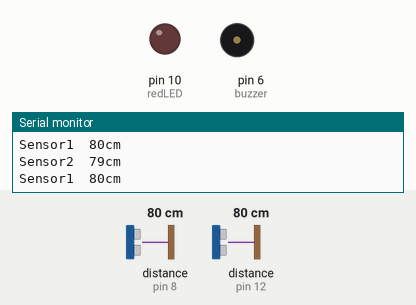
Bench run of a sketch on a simulated Arduino Uno, built with avr-gcc and run on an emulated ATmega328P. On the bench: output pins drawn as LEDs (lit = HIGH), buzzer (waves = sounding, pin HIGH), the last lines printed to the serial monitor. Wiring (inferred from the names in the program): 2 × ultrasonic range finder: trigger pin 9, echo pin 8 / trigger pin 13, echo pin 12. The test bench sets the inputs (shaded band); at power-on: distance to the obstacle (sensors on pin 8, pin 12) 80 cm. The echo pulse lasts 58.3 µs per cm; pins used as bus, display or sensor lines are not drawn.

Above: at 1.2 s.
1.3 s: distance to the obstacle (sensor on pin 8) set to 54 cm
3.0 s: distance to the obstacle (sensor on pin 8) set to 48 cm
At 4.5 s:
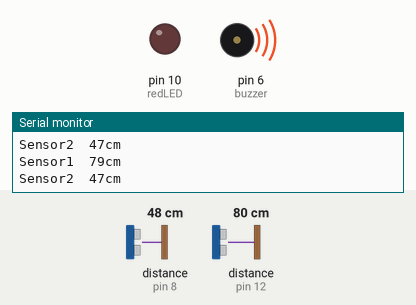
6.0 s: distance to the obstacle (sensor on pin 12) set to 4 cm
9.0 s: distance to the obstacle (sensor on pin 12) set to 18 cm
12.0 s: distance to the obstacle (sensor on pin 12) set to 2 cm
At 13.2 s:
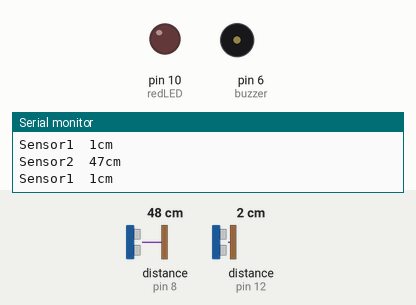
13.5 s: distance to the obstacle (sensor on pin 12) set to 60 cm
At 15.2 s:
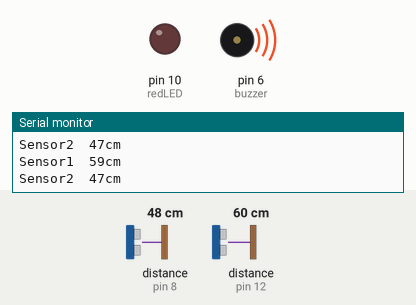
Timing chart, 0 to 17.5 s (numbered marks = the images above; inputs shaded):
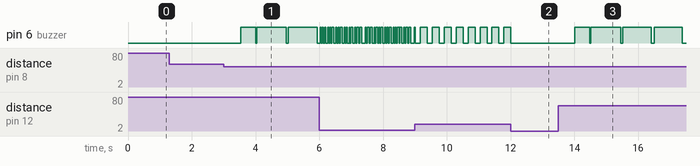

Measured:
- the behaviour switches between 51 and 50 cm on distance to the obstacle (sensor on pin 8) (found by bisection; images 0 and 1)
- after the input at 3.0 s, pin 6 (buzzer): LOW → HIGH after 0.53 s, then repeats every 0.97 s: LOW 0.03 s, HIGH 0.94 s
- after the input at 12.0 s, pin 6 (buzzer): goes on until 12.0 s, then stays LOW
- after the input at 13.5 s, pin 6 (buzzer): LOW → HIGH after 0.52 s, then repeats every 0.97 s: LOW 0.03 s, HIGH 0.94 s

The sketch:

efficient_code.ino
```cpp
#define trigPin1 13
#define echoPin1 12
#define trigPin2 9
#define echoPin2 8

#define buzzer 6
#define redLED 10

unsigned long time_now1 = 0;
unsigned long time_now2 = 0;
long dur1,dur2,dist1,dist2;
float b=0;


void setup() {

Serial.begin (9600);

pinMode(trigPin1, OUTPUT);

pinMode(echoPin1, INPUT);

pinMode(trigPin2, OUTPUT);

pinMode(echoPin2, INPUT);

pinMode(buzzer, OUTPUT);

pinMode(redLED, OUTPUT);

}

void loop()
{                                             /////////////////////
  dist1=dist(1);
  dist2=dist(2);                              //main function , preety small ha !
  print_dist();
  buzz();
}                                             /////////////////////


////////////////////////////////////////////////
void print_dist()
{


 if (dist1 >= 150 && dist2 >=150)
 {
    Serial.println("Out of range");
 }
 else
 {
    Serial.print ( "Sensor1  ");
    Serial.print ( dist1);
    Serial.println("cm");
    Serial.print ( "Sensor2  ");
    Serial.print ( dist2);
    Serial.println("cm");
 }

}
////////////////////////////////////////////////
float dist(int c)
{
  b=0;
  if(c==1)                                                 //This function is used to calculate distance
  {                                                        //for both the ultrasonic sensors
    digitalWrite(trigPin1,LOW);

    delayMicroseconds(2);

    digitalWrite(trigPin1, HIGH);

    delayMicroseconds(5);

    digitalWrite(trigPin1, LOW);

    dur1 = pulseIn(echoPin1, HIGH);


    b = (dur1/2) / 29.1;
    return b;
  }

  else if(c==2)
  {
    digitalWrite(trigPin2,LOW);

    delayMicroseconds(2);

    digitalWrite(trigPin2, HIGH);

    delayMicroseconds(5);

    digitalWrite(trigPin2, LOW);

    dur1 = pulseIn(echoPin2, HIGH);


    b = (dur1/2) / 29.1;
    return b;
  }

}
//////////////////////////////////////////////////

void buzz()
{
  if(dist1<50||dist2<50)
  {
    if(dist1<dist2)
    {
      buzzdelay(dist1);                            //This function determines which object is more close to the ultrasonic
    }
    else if(dist2<dist1)
    {
      buzzdelay(dist2);
    }
  }
}

///////////////////////////////////////////////////

void buzzdelay(float a)
{
  a=a*10;
  if(millis()>a+time_now1)
  {
    digitalWrite(buzzer,HIGH);                         //This function buzzez
    time_now1=millis();
  }
  if(millis()>a/0.5+time_now2)
  {
    digitalWrite(buzzer,LOW);
    time_now2=millis();
  }
}
```
